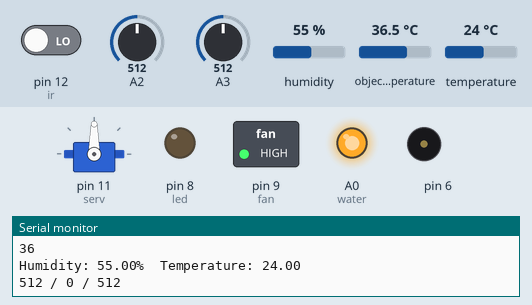
Bench run of a sketch on a simulated Arduino Uno, built with avr-gcc and run on an emulated ATmega328P. Parts: servo, switched loads named in the sketch (green lamp = pin HIGH), output pins drawn as LEDs (lit = HIGH), buzzer (waves = sounding), the last lines printed to the serial monitor. The inputs (shaded band) are chosen by the test bench; at power-on: pin 12 (ir) LOW, temperature 24 °C, A2 = 512, object temperature 36.5 °C, A3 = 512, humidity 55 %.

Above: at 1.8 s.
1.9 s: pin 12 (ir) driven HIGH
At 2.15 s:
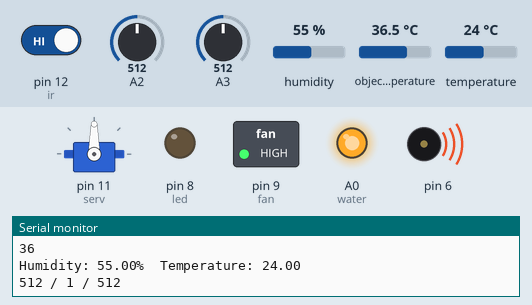
6.6 s: temperature set to 27 °C
10.1 s: temperature set to 30 °C
At 11.1 s:
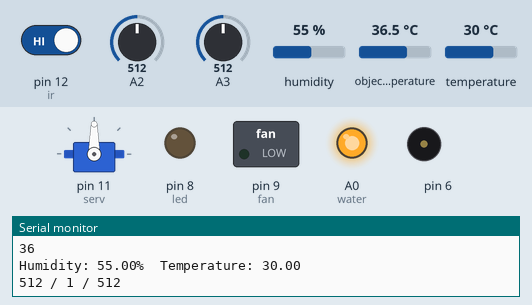
13.6 s: A2 set to 487
At 14.8 s:
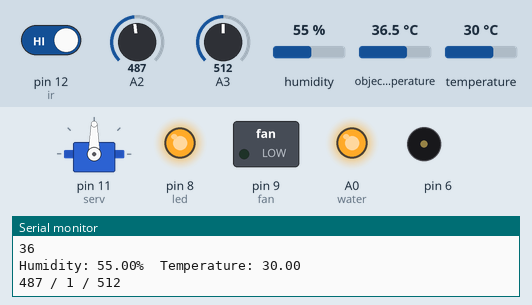
17.1 s: temperature set to 12 °C
At 19.3 s:
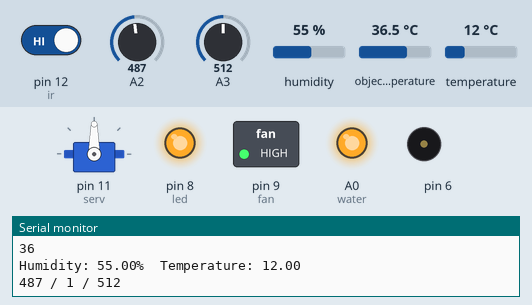
21.1 s: object temperature set to 33.2 °C
24.6 s: object temperature set to 32.7 °C
At 25.2 s:
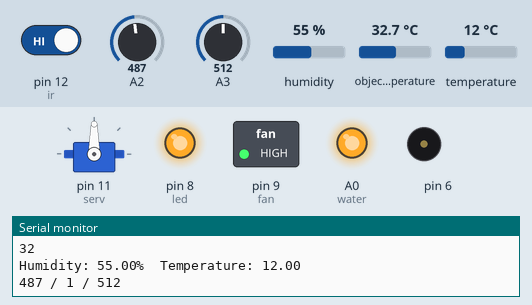
Timing chart, 0 to 27.1 s (numbered marks = the images above; inputs shaded):
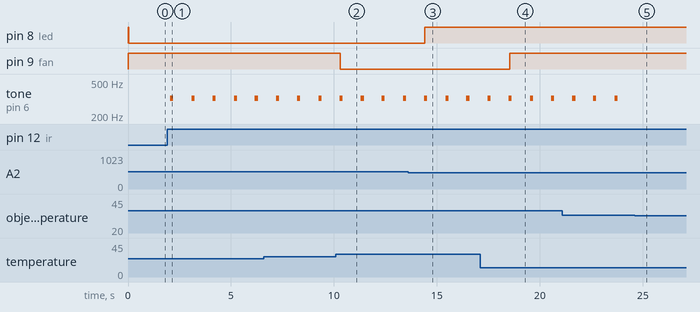

The sketch:

smart_farm.ino
```cpp
#include<SoftwareSerial.h>
SoftwareSerial bt(2,3);
#define water A0
#include "DHT.h"
#include<Servo.h>
#define DHTPIN 10
#define led 8
#define fan 9
#define ir 12
#define serv 11
Servo servo;
#define DHTTYPE DHT11
DHT dht(DHTPIN, DHTTYPE);
#include <Wire.h>
#include <Adafruit_MLX90614.h>
Adafruit_MLX90614 mlx = Adafruit_MLX90614();

void setup() {
  // put your setup code here, to run once:
  Serial.begin(9600);
  bt.begin(9600);
  pinMode(water,OUTPUT);
  pinMode(ir,INPUT);
  digitalWrite(water,HIGH);
   pinMode(led,OUTPUT);
  digitalWrite(led,HIGH);
  pinMode(fan,OUTPUT);
  digitalWrite(fan,HIGH);
  dht.begin();
  mlx.begin();
  servo.attach(serv);
}
char a='x';
bool manual_mode=false;
bool water_on=false;
bool led_on=false;
bool fan_on=false;
bool door_on=false;
int max_temp=28;
int max_brightness=500;
int min_earth_humid=10;
int brightness=0;
int earth_humid=0;
int pir=0;
int obj_temp=30;
int max_obj_temp=32;
void loop() {
  brightness=analogRead(A2);
  earth_humid=analogRead(A3);
  pir=digitalRead(ir);
  obj_temp=mlx.readObjectTempC();
  Serial.println(obj_temp);
  if(pir==1 and obj_temp>max_obj_temp)tone(6, 322, 150);
  if(manual_mode==false){ //자동모드일경우

     float h = dht.readHumidity();
  // Read temperature as Celsius (the default)
  float t = dht.readTemperature();
  // Read temperature as Fahrenheit (isFahrenheit = true)
  float f = dht.readTemperature(true);

  // Check if any reads failed and exit early (to try again).
  if (isnan(h) || isnan(t) || isnan(f)) {
    Serial.println(F("Failed to read from DHT sensor!"));
    return;
  }
  Serial.print(F("Humidity: "));
  Serial.print(h);
  Serial.print(F("%  Temperature: "));
  Serial.println(t);
  String msg=String(t)+","+String(h)+"\n";
  bt.write(msg.c_str());
  if (max_temp<t){
    //설정한온도보다 높아지면 팬을켠다.
     digitalWrite(fan,LOW);
     fan_on=true;
  }
  else{
     digitalWrite(fan,HIGH);
      fan_on=false;
  }
  if(brightness>max_brightness){ //어두워지면
      digitalWrite(led,LOW);
      led_on=true;
  }
  else{  led_on=false;
      digitalWrite(led,HIGH);
  }
  if(min_earth_humid>earth_humid){
     digitalWrite(water,LOW);
       water_on=true;
  }
  else{
      water_on=false;
     digitalWrite(water,HIGH);
  }
  Serial.print(brightness);
  Serial.print(" / ");
  Serial.print(pir);
  Serial.print(" / ");
  Serial.println(earth_humid);


  }
  if(bt.available()){
    a=bt.read();
    if(a=='a'){
      if(manual_mode==false)manual_mode=true;
      else manual_mode=false;
    }
    if(manual_mode==true){
        if(a=='w'){
          if(water_on==false){
            water_on=true;
            Serial.println("water pump on");
            digitalWrite(water,LOW);
          }
          else{
            Serial.println("water pump off");
            water_on=false;
            digitalWrite(water,HIGH);
          }
        }
        else if(a=='l'){
           if(led_on==false){
            led_on=true;
            digitalWrite(led,LOW);
          }
          else{
            led_on=false;
            digitalWrite(led,HIGH);
          }
        }
        else if(a=='f'){
           if(fan_on==false){
            fan_on=true;
            digitalWrite(fan,LOW);
          }
          else{
            fan_on=false;
            digitalWrite(fan,HIGH);
          }
        }
         else if(a=='o'){
           if(door_on==false){
            door_on=true;
            servo.write(60);
          }
          else{
            door_on=false;
            servo.write(0);
          }
        }
    }
  }
  delay(1000);
}
```

Measured:
- the behaviour switches between 28 and 29 °C on temperature (found by bisection; images 1 and 2)
- the behaviour switches between 501 and 500 on A2 (found by bisection; images 2 and 3)
- the behaviour switches between 33 and 32.9 °C on object temperature (found by bisection; images 4 and 5)
- after the input at 1.9 s, tone on pin 6: alternates 322 Hz for 0.15 s and silent for 0.88 s, starting after 0.16 s
- after the input at 10.1 s, pin 9 (fan): HIGH → LOW after 0.21 s
- after the input at 13.6 s, pin 8 (led): LOW → HIGH after 0.82 s
- after the input at 17.1 s, pin 9 (fan): LOW → HIGH after 1.4 s
- after the input at 24.6 s, tone on pin 6: stops changing and stays silent
